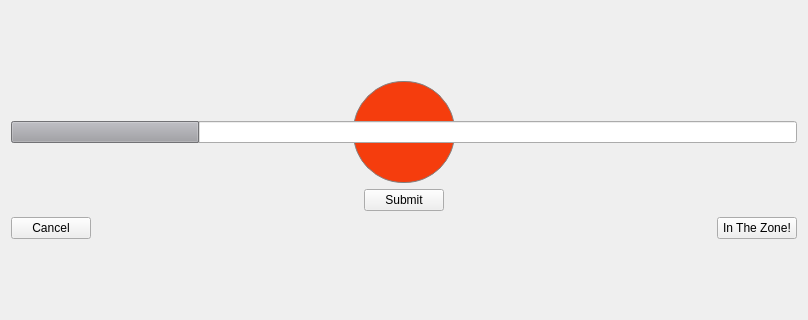
<?xml version="1.0" encoding="UTF-8"?>
<ui version="4.0">
 <class>DefaultTimer</class>
 <widget class="QWidget" name="DefaultTimer">
  <property name="geometry">
   <rect>
    <x>0</x>
    <y>0</y>
    <width>808</width>
    <height>320</height>
   </rect>
  </property>
  <property name="windowTitle">
   <string>Form</string>
  </property>
  <layout class="QGridLayout" name="gridLayout_2">
   <item row="0" column="0">
    <layout class="QGridLayout" name="gridLayout">
     <item row="3" column="0" alignment="Qt::AlignLeft">
      <widget class="QPushButton" name="pbCancel">
       <property name="sizePolicy">
        <sizepolicy hsizetype="Fixed" vsizetype="Fixed">
         <horstretch>0</horstretch>
         <verstretch>0</verstretch>
        </sizepolicy>
       </property>
       <property name="toolTip">
        <string>Abort timer</string>
       </property>
       <property name="text">
        <string>Cancel</string>
       </property>
      </widget>
     </item>
     <item row="0" column="0" colspan="2" alignment="Qt::AlignHCenter|Qt::AlignVCenter">
      <widget class="QLabel" name="labelTimer">
       <property name="font">
        <font>
         <pointsize>20</pointsize>
        </font>
       </property>
       <property name="text">
        <string>23:11</string>
       </property>
      </widget>
     </item>
     <item row="0" column="0" colspan="2" alignment="Qt::AlignHCenter">
      <widget class="QPushButton" name="pbStart">
       <property name="palette">
        <palette>
         <active>
          <colorrole role="WindowText">
           <brush brushstyle="SolidPattern">
            <color alpha="255">
             <red>255</red>
             <green>255</green>
             <blue>255</blue>
            </color>
           </brush>
          </colorrole>
          <colorrole role="Button">
           <brush brushstyle="SolidPattern">
            <color alpha="255">
             <red>245</red>
             <green>61</green>
             <blue>13</blue>
            </color>
           </brush>
          </colorrole>
          <colorrole role="Text">
           <brush brushstyle="SolidPattern">
            <color alpha="255">
             <red>255</red>
             <green>255</green>
             <blue>255</blue>
            </color>
           </brush>
          </colorrole>
          <colorrole role="ButtonText">
           <brush brushstyle="SolidPattern">
            <color alpha="255">
             <red>255</red>
             <green>255</green>
             <blue>255</blue>
            </color>
           </brush>
          </colorrole>
          <colorrole role="Base">
           <brush brushstyle="SolidPattern">
            <color alpha="255">
             <red>245</red>
             <green>61</green>
             <blue>13</blue>
            </color>
           </brush>
          </colorrole>
          <colorrole role="Window">
           <brush brushstyle="SolidPattern">
            <color alpha="255">
             <red>245</red>
             <green>61</green>
             <blue>13</blue>
            </color>
           </brush>
          </colorrole>
          <colorrole role="PlaceholderText">
           <brush brushstyle="NoBrush">
            <color alpha="128">
             <red>255</red>
             <green>255</green>
             <blue>255</blue>
            </color>
           </brush>
          </colorrole>
         </active>
         <inactive>
          <colorrole role="WindowText">
           <brush brushstyle="SolidPattern">
            <color alpha="255">
             <red>255</red>
             <green>255</green>
             <blue>255</blue>
            </color>
           </brush>
          </colorrole>
          <colorrole role="Button">
           <brush brushstyle="SolidPattern">
            <color alpha="255">
             <red>245</red>
             <green>61</green>
             <blue>13</blue>
            </color>
           </brush>
          </colorrole>
          <colorrole role="Text">
           <brush brushstyle="SolidPattern">
            <color alpha="255">
             <red>255</red>
             <green>255</green>
             <blue>255</blue>
            </color>
           </brush>
          </colorrole>
          <colorrole role="ButtonText">
           <brush brushstyle="SolidPattern">
            <color alpha="255">
             <red>255</red>
             <green>255</green>
             <blue>255</blue>
            </color>
           </brush>
          </colorrole>
          <colorrole role="Base">
           <brush brushstyle="SolidPattern">
            <color alpha="255">
             <red>245</red>
             <green>61</green>
             <blue>13</blue>
            </color>
           </brush>
          </colorrole>
          <colorrole role="Window">
           <brush brushstyle="SolidPattern">
            <color alpha="255">
             <red>245</red>
             <green>61</green>
             <blue>13</blue>
            </color>
           </brush>
          </colorrole>
          <colorrole role="PlaceholderText">
           <brush brushstyle="NoBrush">
            <color alpha="128">
             <red>255</red>
             <green>255</green>
             <blue>255</blue>
            </color>
           </brush>
          </colorrole>
         </inactive>
         <disabled>
          <colorrole role="WindowText">
           <brush brushstyle="SolidPattern">
            <color alpha="255">
             <red>255</red>
             <green>255</green>
             <blue>255</blue>
            </color>
           </brush>
          </colorrole>
          <colorrole role="Button">
           <brush brushstyle="SolidPattern">
            <color alpha="255">
             <red>245</red>
             <green>61</green>
             <blue>13</blue>
            </color>
           </brush>
          </colorrole>
          <colorrole role="Text">
           <brush brushstyle="SolidPattern">
            <color alpha="255">
             <red>255</red>
             <green>255</green>
             <blue>255</blue>
            </color>
           </brush>
          </colorrole>
          <colorrole role="ButtonText">
           <brush brushstyle="SolidPattern">
            <color alpha="255">
             <red>255</red>
             <green>255</green>
             <blue>255</blue>
            </color>
           </brush>
          </colorrole>
          <colorrole role="Base">
           <brush brushstyle="SolidPattern">
            <color alpha="255">
             <red>245</red>
             <green>61</green>
             <blue>13</blue>
            </color>
           </brush>
          </colorrole>
          <colorrole role="Window">
           <brush brushstyle="SolidPattern">
            <color alpha="255">
             <red>245</red>
             <green>61</green>
             <blue>13</blue>
            </color>
           </brush>
          </colorrole>
          <colorrole role="PlaceholderText">
           <brush brushstyle="NoBrush">
            <color alpha="128">
             <red>255</red>
             <green>255</green>
             <blue>255</blue>
            </color>
           </brush>
          </colorrole>
         </disabled>
        </palette>
       </property>
       <property name="font">
        <font>
         <family>Oxygen-Sans</family>
         <pointsize>18</pointsize>
         <weight>75</weight>
         <bold>true</bold>
        </font>
       </property>
       <property name="toolTip">
        <string/>
       </property>
       <property name="styleSheet">
        <string notr="true">background-color: rgb(245, 61, 13);
border-style: solid;
border-width:1px;
border-radius:50px;
border-color: grey;
max-width:100px;
max-height:100px;
min-width:100px;
min-height:100px;
color: white;
</string>
       </property>
       <property name="text">
        <string>Start</string>
       </property>
      </widget>
     </item>
     <item row="2" column="0" colspan="2" alignment="Qt::AlignHCenter">
      <widget class="QPushButton" name="pbSubmit">
       <property name="sizePolicy">
        <sizepolicy hsizetype="Ignored" vsizetype="Fixed">
         <horstretch>0</horstretch>
         <verstretch>0</verstretch>
        </sizepolicy>
       </property>
       <property name="text">
        <string>Submit</string>
       </property>
      </widget>
     </item>
     <item row="0" column="0" colspan="2">
      <widget class="QProgressBar" name="progressBar">
       <property name="sizePolicy">
        <sizepolicy hsizetype="Ignored" vsizetype="Fixed">
         <horstretch>0</horstretch>
         <verstretch>0</verstretch>
        </sizepolicy>
       </property>
       <property name="palette">
        <palette>
         <active>
          <colorrole role="Highlight">
           <brush brushstyle="SolidPattern">
            <color alpha="255">
             <red>160</red>
             <green>160</green>
             <blue>164</blue>
            </color>
           </brush>
          </colorrole>
         </active>
         <inactive>
          <colorrole role="Highlight">
           <brush brushstyle="SolidPattern">
            <color alpha="255">
             <red>160</red>
             <green>160</green>
             <blue>164</blue>
            </color>
           </brush>
          </colorrole>
         </inactive>
         <disabled>
          <colorrole role="Highlight">
           <brush brushstyle="SolidPattern">
            <color alpha="255">
             <red>145</red>
             <green>141</green>
             <blue>126</blue>
            </color>
           </brush>
          </colorrole>
         </disabled>
        </palette>
       </property>
       <property name="value">
        <number>24</number>
       </property>
       <property name="format">
        <string/>
       </property>
      </widget>
     </item>
     <item row="3" column="1" alignment="Qt::AlignRight">
      <widget class="QPushButton" name="pbZone">
       <property name="sizePolicy">
        <sizepolicy hsizetype="Fixed" vsizetype="Fixed">
         <horstretch>0</horstretch>
         <verstretch>0</verstretch>
        </sizepolicy>
       </property>
       <property name="toolTip">
        <string>Activate In The Zone mode

Timer runs without breaks,
and all intervals are submitted in batch.</string>
       </property>
       <property name="styleSheet">
        <string notr="true"/>
       </property>
       <property name="text">
        <string>In The Zone!</string>
       </property>
       <property name="checkable">
        <bool>true</bool>
       </property>
      </widget>
     </item>
    </layout>
   </item>
  </layout>
 </widget>
 <resources/>
 <connections/>
</ui>
